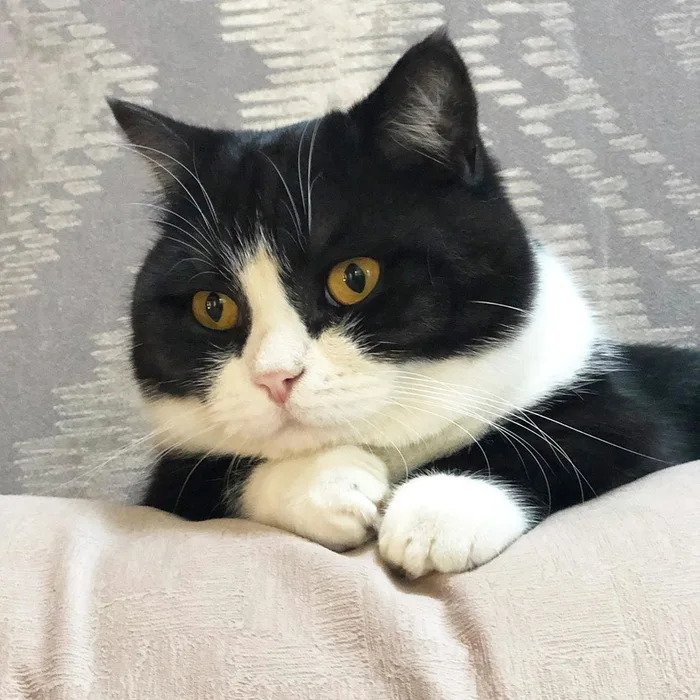
#> input picture open_image_file/cat.jpg, 700 x 700 px
$ python open_image_file.py
#> lines starting #> are read from the running program, lines starting #| are printed output that depends on the picture
# Open a image file

# importing opencv library
import cv2

# Read image and assign in a variable
image = cv2.imread("cat.jpg", 0) # if we write 0, this convert image color to grey
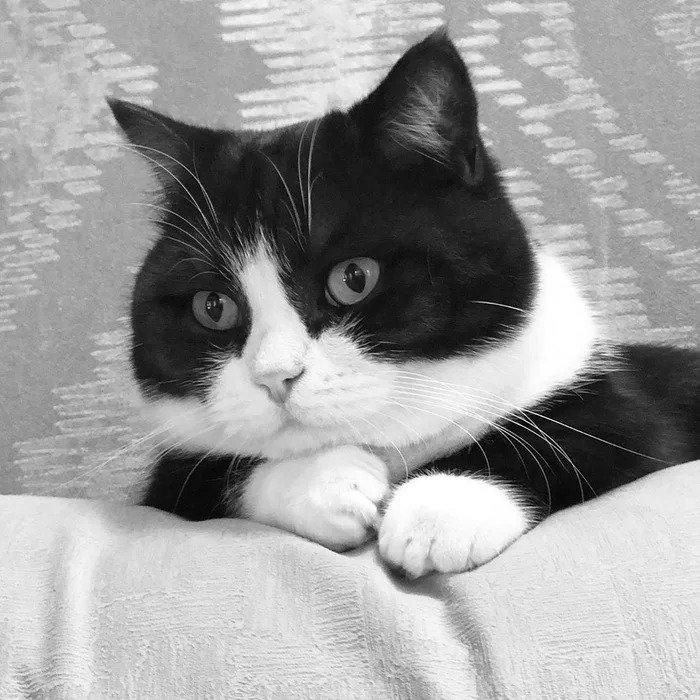
#> image: shape (700, 700); min 0, max 255, mean 156.8
"""
* Our image is in same path with python file. So we just need to input name of image.
* imread function: image read. Imread convert image to some numerical array (numpy array).
"""
# print(type(image))

# Showing image another window
cv2.imshow('My cat', image)

# create a new image file
cv2.imwrite('My cat-grey.jpg', image)

# We have to write this so program waits to be closed
cv2.waitKey(0)

# All opencv window close.
cv2.destroyAllWindows()
